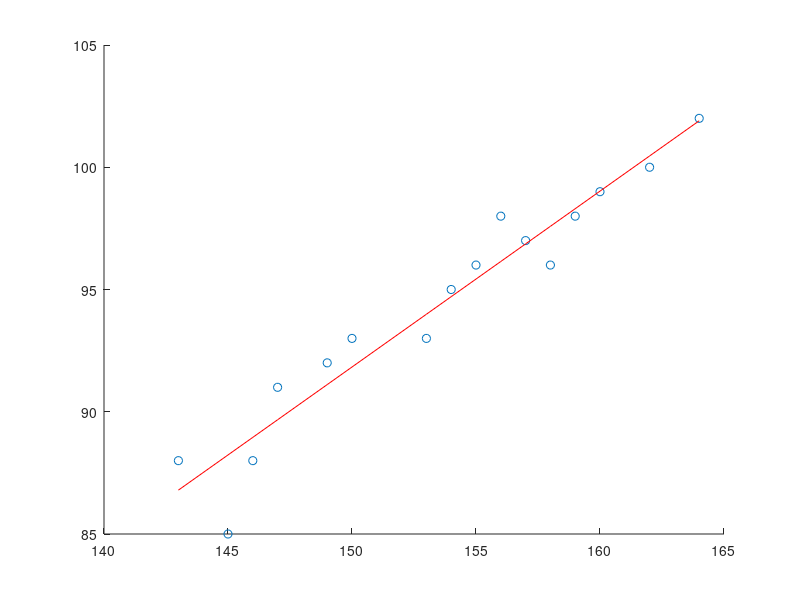

The MATLAB source for this figure: (Note: this script raises an error after producing the figure.)
clear
X=[143 145 146 147 149 150 153 154 155 156 157 158 159 160 162 164]';
X=[ones(16,1) X];
Y=[88 85 88 91 92 93 93 95 96 98 97 96 98 99 100 102]';
[b,bint,r,rint,stats]=regress(Y,X,0.05);
scatter(X(:,2),Y)
hold on
yy = b(1)+b(2)*X(:,2);
plot(X(:,2),yy,'r')
figure
rcoplot(r,rint) 
